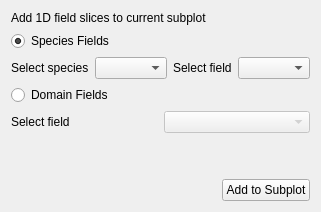
     <widget class="QWidget" name="tab_8">
      <attribute name="title">
       <string>1D Slices</string>
      </attribute>
      <layout class="QVBoxLayout" name="verticalLayout_18">
       <item>
        <widget class="QLabel" name="label_32">
         <property name="text">
          <string>Add 1D field slices to current subplot</string>
         </property>
        </widget>
       </item>
       <item>
        <widget class="QRadioButton" name="speciesFieldsSlice_radioButton">
         <property name="text">
          <string>Species Fields</string>
         </property>
         <property name="checked">
          <bool>true</bool>
         </property>
        </widget>
       </item>
       <item>
        <layout class="QHBoxLayout" name="horizontalLayout_29">
         <item>
          <widget class="QLabel" name="label_33">
           <property name="text">
            <string>Select species</string>
           </property>
          </widget>
         </item>
         <item>
          <widget class="QComboBox" name="speciesSelectorSlice_comboBox"/>
         </item>
         <item>
          <widget class="QLabel" name="label_34">
           <property name="text">
            <string>Select field</string>
           </property>
          </widget>
         </item>
         <item>
          <widget class="QComboBox" name="speciesFieldSelectorSlice_comboBox"/>
         </item>
        </layout>
       </item>
       <item>
        <widget class="QRadioButton" name="domainFieldsSlice_radioButton">
         <property name="text">
          <string>Domain Fields</string>
         </property>
        </widget>
       </item>
       <item>
        <layout class="QHBoxLayout" name="horizontalLayout_30">
         <item>
          <widget class="QLabel" name="label_35">
           <property name="text">
            <string>Select field</string>
           </property>
          </widget>
         </item>
         <item>
          <widget class="QComboBox" name="domainFieldSelecteorSlice_comboBox">
           <property name="enabled">
            <bool>false</bool>
           </property>
          </widget>
         </item>
        </layout>
       </item>
       <item>
        <spacer name="verticalSpacer_6">
         <property name="orientation">
          <enum>Qt::Vertical</enum>
         </property>
         <property name="sizeHint" stdset="0">
          <size>
           <width>20</width>
           <height>40</height>
          </size>
         </property>
        </spacer>
       </item>
       <item>
        <layout class="QHBoxLayout" name="horizontalLayout_31">
         <item>
          <spacer name="horizontalSpacer_3">
           <property name="orientation">
            <enum>Qt::Horizontal</enum>
           </property>
           <property name="sizeHint" stdset="0">
            <size>
             <width>40</width>
             <height>20</height>
            </size>
           </property>
          </spacer>
         </item>
         <item>
          <widget class="QPushButton" name="addSlice_button">
           <property name="text">
            <string>Add to Subplot</string>
           </property>
          </widget>
         </item>
        </layout>
       </item>
      </layout>
     </widget>
